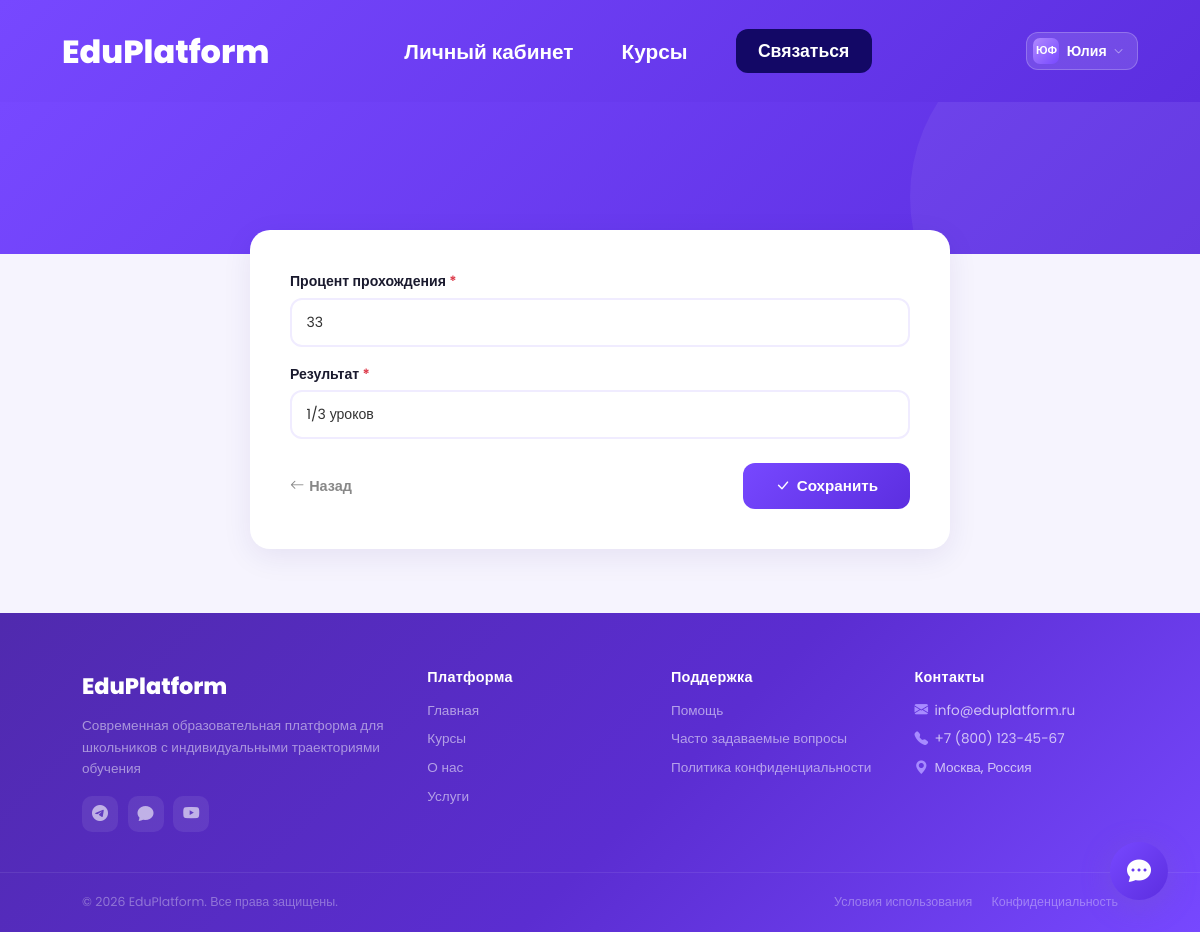
The app's page /progress/5/edit/ (signed in), older data.
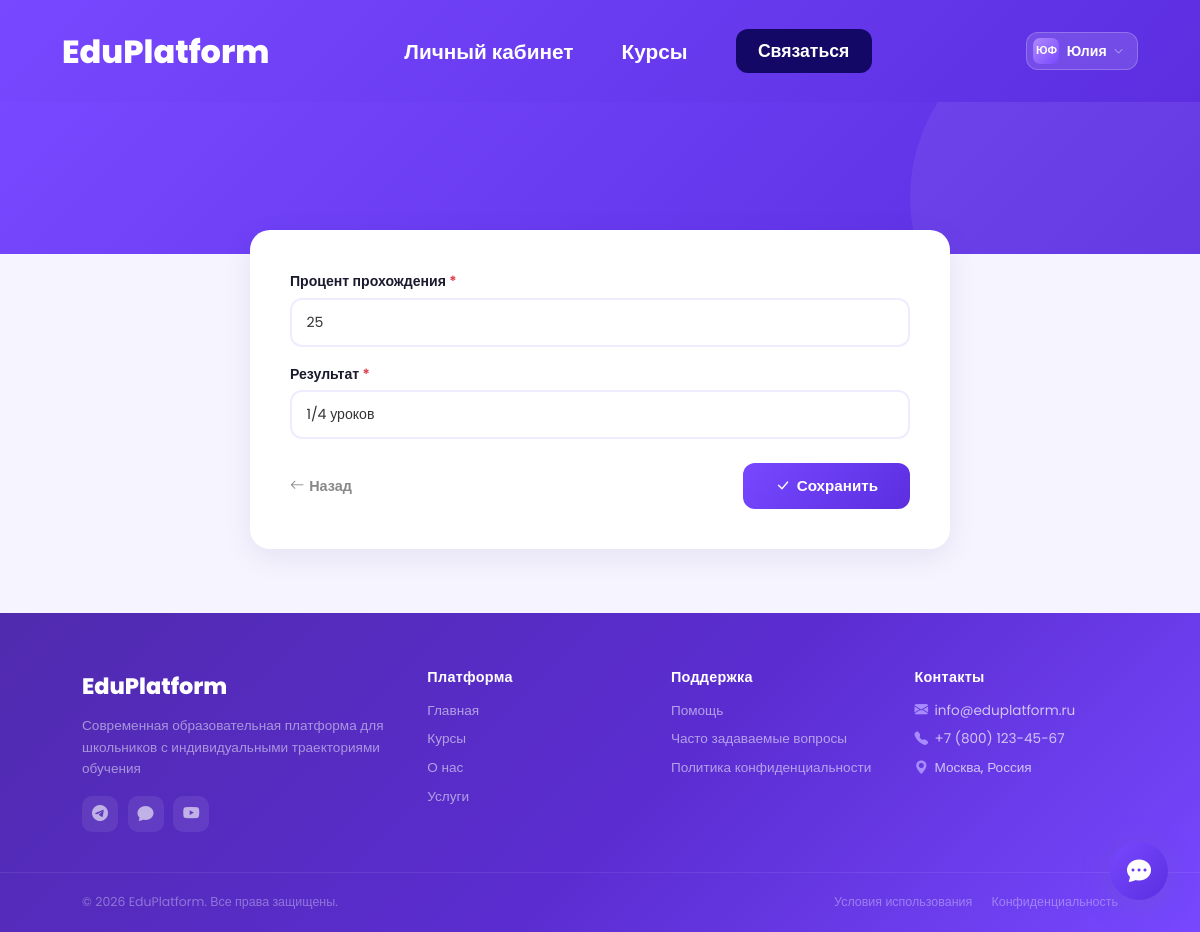
The same page, newer data.
### apps/progress/models.py (models this page shows, shortened)
class Progress(models.Model):
    student = models.ForeignKey(
        Student,
        on_delete=models.CASCADE,
        verbose_name="Обучающийся"
    )
    course = models.ForeignKey(
        Course,
        on_delete=models.CASCADE,
        verbose_name="Курс"
    )
    completion_percent = models.PositiveIntegerField(
        verbose_name="Процент прохождения"
    )
    result = models.CharField(
        max_length=100,
        verbose_name="Результат"
    )
    updated_at = models.DateTimeField(
        auto_now=True,
        verbose_name="Дата обновления"
    )
    class Meta:
        verbose_name = "Прогресс обучения"
        verbose_name_plural = "Прогресс обучения"
        unique_together = ("student", "course")

### apps/progress/views.py (the view)
# urls.py: path("<int:pk>/edit/", ProgressUpdateView.as_view(), name="progress_edit"),
class ProgressUpdateView(RoleRequiredMixin, UpdateView):
    model = Progress
    fields = ["completion_percent", "result"]
    template_name = "common/form.html"
    success_url = reverse_lazy("progress_list")
    allowed_roles = (User.Role.ADMIN, User.Role.MENTOR)

### apps/common/mixins.py (called while the page is built)
    def dispatch(self, request, *args, **kwargs):
        if not self.allowed_roles:
            return super().dispatch(request, *args, **kwargs)
        if not hasattr(request.user, "role"):
            return redirect("login")
        if request.user.role not in self.allowed_roles:
            return redirect("login")
        return super().dispatch(request, *args, **kwargs)

### apps/users/models.py (called while the page is built)
    def get_full_name(self):
        return f"{self.first_name} {self.last_name}"

### templates/common/form.html (shortened to what this page needs)
{% extends "base_template.html" %}
{% load static %}
{% block content %}
<section class="form-hero">
</section>
<div class="form-wrap">
  <form method="post" novalidate enctype="multipart/form-data">
    {% for field in form %}
      <div class="mb-3">
        <label>
          {{ field.label }}
          {% if field.field.required %}<span class="text-danger">*</span>{% endif %}
        </label>
        {{ field }}
      </div>
    {% endfor %}
    <div class="form-actions">
      <a href="javascript:history.back()" class="btn-back"><i class="bi bi-arrow-left"></i> Назад</a>
      <button type="submit" class="btn-save"><i class="bi bi-check-lg"></i> Сохранить</button>
    </div>
  </form>
</div>
{% endblock %}

Row changes from the older to the newer data that the page shows:
changed Progress: completion_percent "33" → "25"; result "1/3 уроков" → "1/4 уроков"
